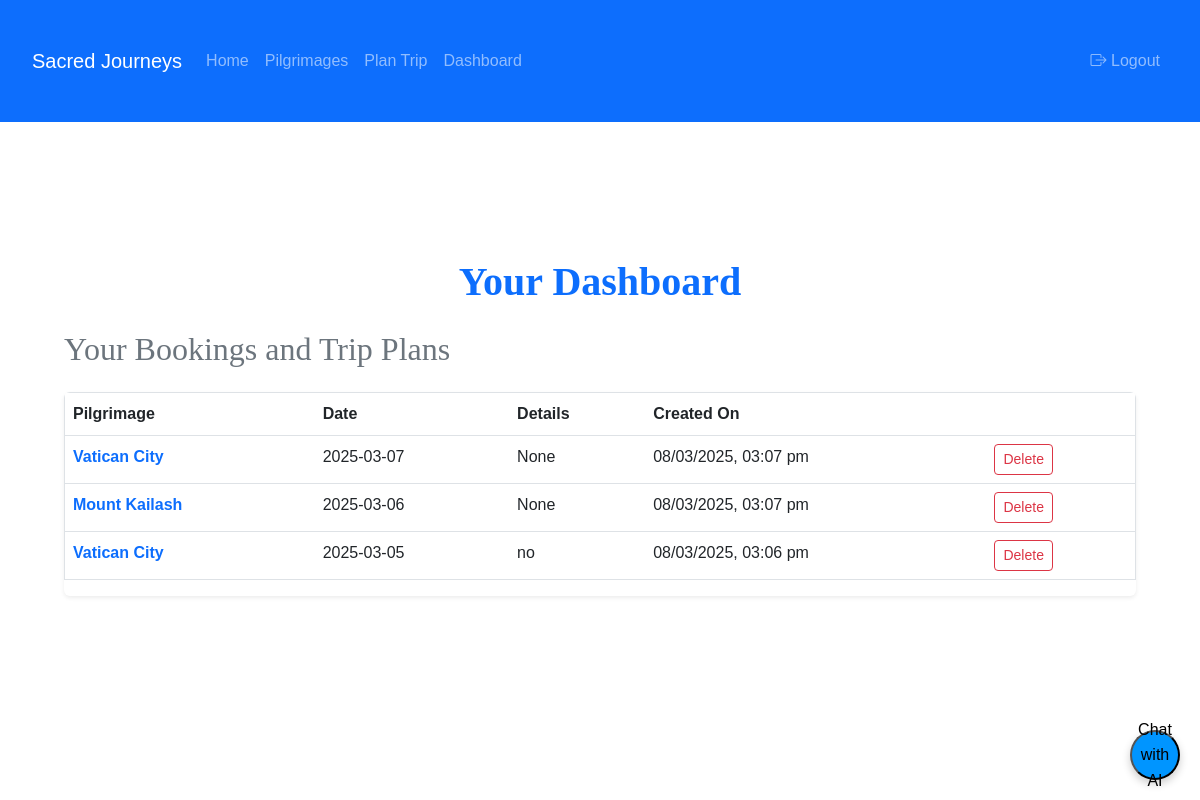
/dashboard (signed in), run on an earlier commit of the app's database.
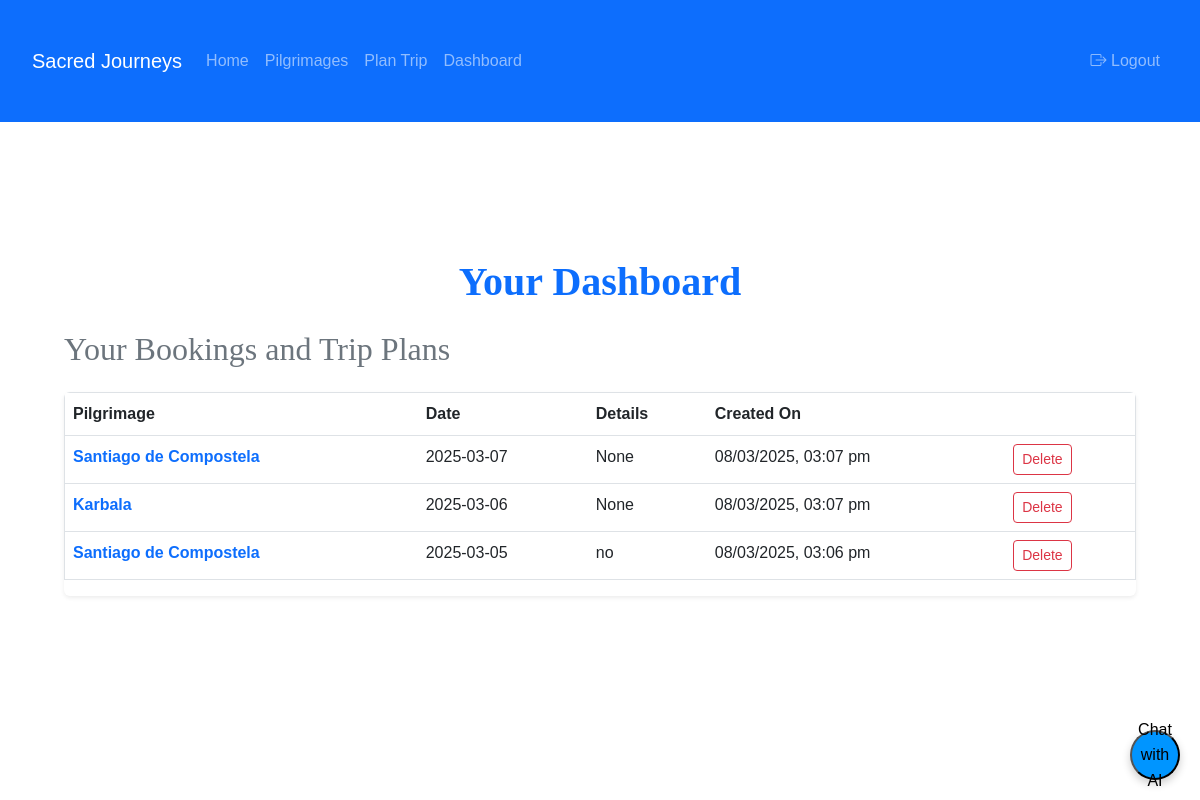
And on a later commit of the database.
### models.py (models this page shows)
class Booking(db.Model):
    id = db.Column(db.Integer, primary_key=True)
    user_id = db.Column(db.Integer, db.ForeignKey('user.id'), nullable=False)
    pilgrimage_id = db.Column(db.Integer, db.ForeignKey('pilgrimage.id'), nullable=False)
    travel_date = db.Column(db.Date, nullable=False)
    special_requirements = db.Column(db.Text)
    created_at = db.Column(db.DateTime, default=datetime.utcnow)
    pilgrimage = db.relationship('Pilgrimage', back_populates='bookings')

class Pilgrimage(db.Model):
    id = db.Column(db.Integer, primary_key=True)
    name = db.Column(db.String(100), nullable=False)
    location = db.Column(db.String(100), nullable=False)
    description = db.Column(db.Text, nullable=False)
    duration = db.Column(db.String(50))
    best_time = db.Column(db.String(100))
    image_url = db.Column(db.String(200))
    bookings = db.relationship('Booking', back_populates='pilgrimage')
    trip_plans = db.relationship('TripPlan', back_populates='pilgrimage')

class TripPlan(db.Model):
    id = db.Column(db.Integer, primary_key=True)
    user_id = db.Column(db.Integer, db.ForeignKey('user.id'), nullable=False)
    pilgrimage_id = db.Column(db.Integer, db.ForeignKey('pilgrimage.id'), nullable=False)
    start_date = db.Column(db.Date, nullable=False)
    end_date = db.Column(db.Date, nullable=False)
    num_travelers = db.Column(db.Integer, nullable=False)
    accommodation_type = db.Column(db.String(20), nullable=False)
    transportation = db.Column(db.String(20), nullable=False)
    additional_notes = db.Column(db.Text)
    created_at = db.Column(db.DateTime, default=datetime.utcnow)
    pilgrimage = db.relationship('Pilgrimage', back_populates='trip_plans')

### routes.py (the view)
@main.route('/dashboard')
@login_required
def dashboard():
    user_bookings = current_user.bookings.order_by(Booking.travel_date.desc()).all()
    user_trip_plans = TripPlan.query.filter_by(user_id=current_user.id).order_by(TripPlan.start_date.desc()).all()
    return render_template('dashboard.html', bookings=user_bookings, trip_plans=user_trip_plans)

### app.py (called while the page is built)
def create_app(config_class=Config):
    app = Flask(__name__)
    app.config.from_object(config_class)
    db.init_app(app)
    migrate.init_app(app, db)
    login_manager.init_app(app)
    login_manager.login_view = 'auth.login'
    @app.route('/static/<path:filename>')
    def static_files(filename):
        return send_from_directory('static', filename)
    with app.app_context():
        db.create_all()
        @login_manager.user_loader
        def load_user(user_id):
            return User.query.get(int(user_id))
        app.register_blueprint(main)
        app.register_blueprint(auth)
    return app

### templates/dashboard.html (shortened to what this page needs)
{% extends "base.html" %}
{% block content %}
<div class="container my-5">
    <h1 class="display-4 mb-4 text-center text-primary">Your Dashboard</h1>
    <h2 class="mb-4 text-secondary">Your Bookings and Trip Plans</h2>
    {% if bookings or trip_plans %}
    <div class="table-responsive shadow-sm rounded">
        <table class="table table-hover border">
            <thead >
                <tr>
                    <th scope="col">Pilgrimage</th>
                    <th scope="col">Date</th>
                    <th scope="col">Details</th>
                    <th scope="col">Created On</th>
                    <th scope="col"></th>
                </tr>
            </thead>
            <tbody>
                {% for booking in bookings %}
                <tr class="animate__animated animate__fadeIn">
                    <td><a href="{{ url_for('main.pilgrimage', id=booking.pilgrimage.id) }}" class="text-decoration-none text-primary fw-bold">{{ booking.pilgrimage.name }}</a></td>
                    <td>{{ booking.travel_date.strftime('%Y-%m-%d') }}</td>
                    <td>{{ booking.special_requirements or 'None' }}</td>
                    <td class="booking-time">{{ booking.created_at.strftime('%Y-%m-%d %H:%M') }}</td>
                    <td>
                        <button
                            class="btn btn-sm btn-outline-danger action-btn delete-btn"
                            data-id="{{ booking.id }}"
                            data-type="booking">
                            Delete
                        </button>
                    </td>
                </tr>
                {% endfor %}
                {% for trip_plan in trip_plans %}
                <tr class="animate__animated animate__fadeIn">
                    <td><a href="{{ url_for('main.pilgrimage', id=trip_plan.pilgrimage.id) }}" class="text-decoration-none text-primary fw-bold">{{ trip_plan.pilgrimage.name }}</a></td>
                    <td>{{ trip_plan.start_date.strftime('%Y-%m-%d') }}</td>
                    <td>{{ trip_plan.additional_notes or 'None' }}</td>
                    <td class="booking-time">{{ trip_plan.created_at.strftime('%Y-%m-%d %H:%M') }}</td>
                    <td>
                        <button
                            class="btn btn-sm btn-outline-danger action-btn delete-btn"
                            data-id="{{ trip_plan.id }}"
                            data-type="trip_plan">
                            Delete
                        </button>
                    </td>
                </tr>
                {% endfor %}
            </tbody>
        </table>
    </div>
    {% else %}
    <div class="alert alert-info d-flex align-items-center justify-content-center" role="alert">
        <span>You haven't made any bookings or trip plans yet. <a href="{{ url_for('main.pilgrimages') }}" class="alert-link fw-bold">Explore pilgrimages</a> to get started!</span>
    </div>
    {% endif %}
</div>
{% endblock %}

### templates/base.html (shortened to what this page needs)
<!DOCTYPE html>
<html lang="en">
<head>
    <link href="https://cdn.jsdelivr.net/npm/bootstrap@5.3.0/dist/css/bootstrap.min.css" rel="stylesheet">
    <link rel="stylesheet" href="https://cdn.jsdelivr.net/npm/bootstrap-icons@1.11.1/font/bootstrap-icons.css">
    <link rel="stylesheet" href="{{ url_for('static', filename='css/style.css') }}">
</head>
<body>
    <nav class="navbar navbar-expand-lg navbar-dark bg-primary">
        <div class="container">
            <a class="navbar-brand" href="{{ url_for('main.index') }}">Sacred Journeys</a>
            <div class="collapse navbar-collapse" id="navbarNav">
                <ul class="navbar-nav me-auto">
                    <li class="nav-item">
                        <a class="nav-link" href="{{ url_for('main.index') }}">Home</a>
                    </li>
                    <li class="nav-item">
                        <a class="nav-link" href="{{ url_for('main.pilgrimages') }}">Pilgrimages</a>
                    </li>
                    <li class="nav-item">
                        <a class="nav-link" href="{{ url_for('main.plan_trip') }}">Plan Trip</a>
                    </li>
                    {% if current_user.is_authenticated %}
                    <li class="nav-item">
                        <a class="nav-link" href="{{ url_for('main.dashboard') }}">Dashboard</a>
                    </li>
                    {% endif %}
                </ul>
                <ul class="navbar-nav">
                    {% if current_user.is_anonymous %}
                    <li class="nav-item">
                        <a class="nav-link" href="{{ url_for('auth.login') }}">Login</a>
                    </li>
                    <li class="nav-item">
                        <a class="nav-link" href="{{ url_for('auth.register') }}">Register</a>
                    </li>
                    {% else %}
                    <li class="nav-item">
                        <a class="nav-link" href="{{ url_for('auth.logout') }}">
                            <i class="bi bi-box-arrow-right"></i> Logout
                        </a>
                    </li>
                    {% endif %}
                </ul>
            </div>
        </div>
    </nav>
    <div class="container mt-4">
        {% block content %}{% endblock %}
    </div>
</body>
</html>

### static/css/style.css (style rules this page uses)
* { margin: 0; padding: 0; box-sizing: border-box; }
body { font-family: "Lora", serif; background-color: #f9f9f9; color: #333; overflow-x: hidden; }
html { scroll-behavior: smooth; }
body { font-family: "Poppins", sans-serif; background-color: #f9f9f9; color: #333; overflow-x: hidden; }
.container { max-width: 1200px; margin: 0 auto; padding: 2rem; }
h1 { font-size: 2.5rem; font-weight: bold; text-align: center; margin-bottom: 1rem; }
body { font-family: "Poppins", sans-serif; background: linear-gradient( 135deg, #f5f7fa, #c3cfe2 ); color: #333; line-height: 1.6; overflow-x: hidden; }
h1, h2, h3, h4, h5, h6 { font-family: "Playfair Display", serif; color: #1a233e; }
h1.display-4 { font-size: 2.5rem; font-weight: bold; margin-bottom: 1rem; }
body { font-family: "Poppins", sans-serif; background: url("/static/images/background.jpg") no-repeat center center fixed; background-size: cover; color: #333; line-height: 1.6; overflow-x: hidden; }
h1 { font-size: 2.5rem; font-weight: bold; color: #1a233e; text-align: center; margin-bottom: 1rem; }

What changed in the data, as far as the page shows it:
changed through a linked row, Booking "None": pilgrimage.name "Vatican City" → "Santiago de Compostela"
changed through a linked row, TripPlan "None": pilgrimage.name "Mount Kailash" → "Karbala"
changed through a linked row, TripPlan "no": pilgrimage.name "Vatican City" → "Santiago de Compostela"
